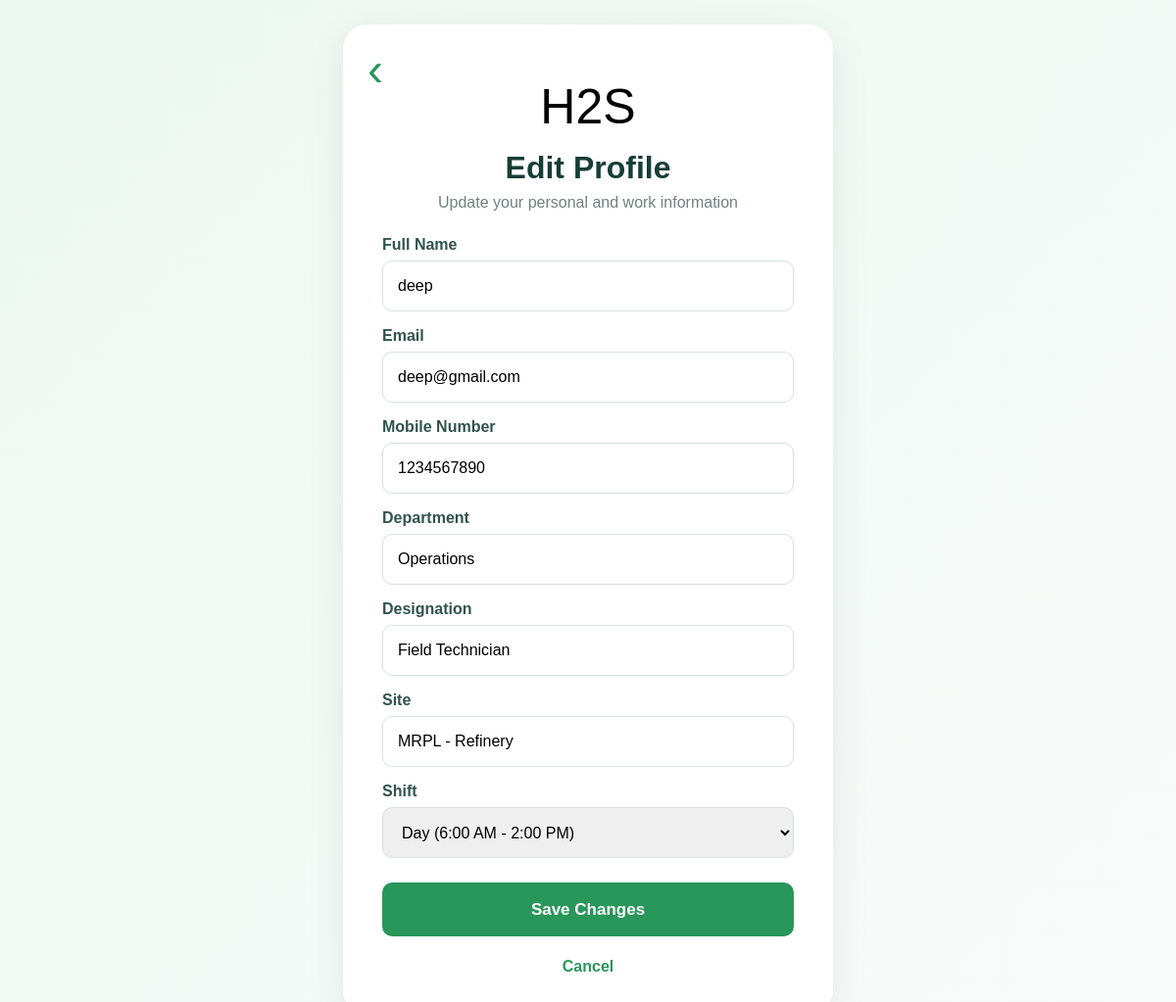
Screenshot of /edit-profile (signed in) with the database file from the repository.
### tables this page shows
CREATE TABLE users (
            id INTEGER PRIMARY KEY AUTOINCREMENT,
            full_name TEXT NOT NULL,
            email TEXT NOT NULL UNIQUE,
            mobile TEXT NOT NULL UNIQUE,
            password_hash TEXT NOT NULL,
            worker_id TEXT UNIQUE,
            wristband_id TEXT,
            department TEXT DEFAULT 'Operations',
            designation TEXT DEFAULT 'Field Technician',
            site TEXT DEFAULT 'MRPL - Refinery',
            shift TEXT DEFAULT 'Day (6:00 AM - 2:00 PM)',
            date_of_birth TEXT NULL,
            height TEXT NULL,
            profile_photo TEXT NULL,
            created_at TIMESTAMP DEFAULT CURRENT_TIMESTAMP
        );

### app.py (the view, shortened to what this page needs)
@app.route("/edit-profile", methods=["GET", "POST"])
def edit_profile():
    if "user_id" not in session:
        return redirect(url_for("login"))
    user = get_current_user()
    if user == "DATABASE_ERROR":
        return "Unable to load profile due to a database problem.", 500
    if user is None:
        session.clear()
        return redirect(url_for("login"))
    return render_template("edit_profile.html", user=user)

### app.py (called while the page is built, shortened)
def normalize_datetime(value):
    if value is None:
        return None

def normalize_row(row):
    if row is None:
        return None
    if isinstance(row, dict):
        return {
            key: normalize_datetime(value) if key in {"recorded_at", "last_seen", "created_at", "date_of_birth"} else value
            for key, value in row.items()
        }

def get_db():
    connection = SQLiteCompatConnection(SQLITE_DB_PATH)
    ensure_sqlite_schema(connection)
    return connection

    def __getattr__(self, name):
        return getattr(self._cursor, name)

    def execute(self, query, params=()):
        if params:
            return self._cursor.execute(query.replace("%s", "?"), params)
        return self._cursor.execute(query)

    def fetchone(self):
        row = self._cursor.fetchone()
        if row is None:
            return None
        return SQLiteRow({key: row[key] for key in row.keys()})

    def cursor(self, dictionary=False):
        return SQLiteCompatCursor(self._conn)

    def execute(self, query, params=()):
        if params:
            return self._conn.execute(query.replace("%s", "?"), params)
        return self._conn.execute(query)

    def commit(self):
        return self._conn.commit()

    def close(self):
        return self._conn.close()

### templates/edit_profile.html (shortened to what this page needs)
<!DOCTYPE html>
<html lang="en">
<head>
    <link rel="stylesheet" href="{{ url_for('static', filename='css/register.css') }}">
</head>
<body>
<div class="register-page">
    <div class="register-card">
        <a href="{{ url_for('profile') }}" class="back">&#8249;</a>
        <div class="logo">H2S</div>
        <h1>Edit Profile</h1>
        <p class="subtitle">Update your personal and work information</p>
        <form method="POST" action="{{ url_for('edit_profile') }}">
            <label for="full_name">Full Name</label>
            <input id="full_name" type="text" name="full_name" value="{{ user.full_name }}" required>
            <label for="email">Email</label>
            <input id="email" type="email" name="email" value="{{ user.email }}" required>
            <label for="mobile">Mobile Number</label>
            <input id="mobile" type="tel" name="mobile" value="{{ user.mobile }}" required>
            <label for="department">Department</label>
            <input id="department" type="text" name="department" value="{{ user.department or 'Operations' }}" required>
            <label for="designation">Designation</label>
            <input id="designation" type="text" name="designation" value="{{ user.designation or 'Field Technician' }}" required>
            <label for="site">Site</label>
            <input id="site" type="text" name="site" value="{{ user.site or 'MRPL - Refinery' }}" required>
            <label for="shift">Shift</label>
            <select id="shift" name="shift" required>
                <option value="Day (6:00 AM - 2:00 PM)" {% if user.shift == 'Day (6:00 AM - 2:00 PM)' %}selected{% endif %}>Day (6:00 AM - 2:00 PM)</option>
            </select>
            <button type="submit">Save Changes</button>
        </form>
        <p class="login-link">
            <a href="{{ url_for('profile') }}">Cancel</a>
        </p>
    </div>
</div>
</body>
</html>

### static/css/register.css (style rules this page uses)
* { margin: 0; padding: 0; box-sizing: border-box; }
body { font-family: Arial, Helvetica, sans-serif; background: linear-gradient( 135deg, #edf8f2, #f8fbfa ); min-height: 100vh; }
.register-page { min-height: 100vh; display: flex; justify-content: center; align-items: center; padding: 25px; }
.register-card { position: relative; width: 100%; max-width: 500px; background: white; padding: 40px; border-radius: 25px; box-shadow: 0 10px 40px rgba(0,0,0,0.08); }
.back { text-decoration: none; color: #29965a; font-size: 48px; position: absolute; left: 25px; top: 18px; }
.logo { text-align: center; font-size: 50px; margin-top: 15px; }
.register-card h1 { text-align: center; color: #173e36; margin-top: 15px; }
.subtitle { text-align: center; color: #71817d; margin: 8px 0 25px; }
label { display: block; margin-top: 16px; margin-bottom: 7px; color: #31544b; font-weight: 600; }
input, select { width: 100%; height: 52px; border: 1px solid #d8e1dd; border-radius: 10px; padding: 0 15px; font-size: 16px; outline: none; }
button { width: 100%; height: 55px; margin-top: 25px; border: none; border-radius: 10px; background: #29965a; color: white; font-size: 17px; font-weight: 600; cursor: pointer; }
.login-link { text-align: center; margin-top: 22px; color: #71817d; }
.login-link a { color: #29965a; text-decoration: none; font-weight: bold; }

### rows the page displays
users: full_name "deep", email "deep@gmail.com", mobile "1234567890", department "Operations", designation "Field Technician", site "MRPL - Refinery", shift "Day (6:00 AM - 2:00 PM)"
